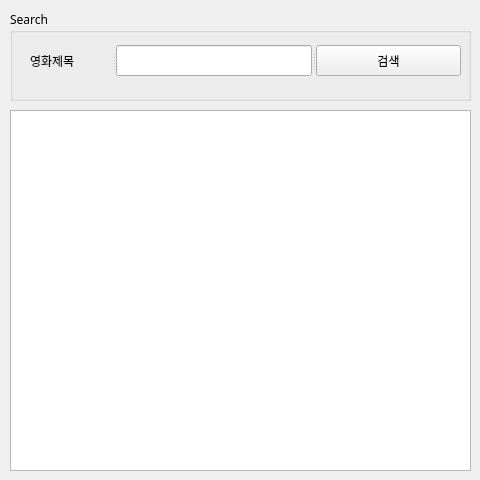
<?xml version="1.0" encoding="UTF-8"?>
<ui version="4.0">
 <class>Form</class>
 <widget class="QWidget" name="Form">
  <property name="geometry">
   <rect>
    <x>0</x>
    <y>0</y>
    <width>480</width>
    <height>480</height>
   </rect>
  </property>
  <property name="sizePolicy">
   <sizepolicy hsizetype="Fixed" vsizetype="Fixed">
    <horstretch>0</horstretch>
    <verstretch>0</verstretch>
   </sizepolicy>
  </property>
  <property name="font">
   <font>
    <family>MaruBuri</family>
   </font>
  </property>
  <property name="windowTitle">
   <string>네이버뉴스 검색</string>
  </property>
  <property name="windowIcon">
   <iconset>
    <normaloff>naver_icon.png</normaloff>naver_icon.png</iconset>
  </property>
  <widget class="QGroupBox" name="groupBox">
   <property name="geometry">
    <rect>
     <x>10</x>
     <y>10</y>
     <width>461</width>
     <height>91</height>
    </rect>
   </property>
   <property name="title">
    <string>Search</string>
   </property>
   <widget class="QSplitter" name="splitter">
    <property name="geometry">
     <rect>
      <x>20</x>
      <y>35</y>
      <width>431</width>
      <height>31</height>
     </rect>
    </property>
    <property name="orientation">
     <enum>Qt::Horizontal</enum>
    </property>
    <widget class="QLabel" name="label">
     <property name="text">
      <string>영화제목</string>
     </property>
    </widget>
    <widget class="QLineEdit" name="txtSearch"/>
    <widget class="QPushButton" name="btnSearch">
     <property name="text">
      <string>검색</string>
     </property>
    </widget>
   </widget>
  </widget>
  <widget class="QTableWidget" name="tblResult">
   <property name="geometry">
    <rect>
     <x>10</x>
     <y>110</y>
     <width>461</width>
     <height>361</height>
    </rect>
   </property>
   <property name="selectionMode">
    <enum>QAbstractItemView::SingleSelection</enum>
   </property>
   <property name="columnCount">
    <number>0</number>
   </property>
  </widget>
 </widget>
 <resources/>
 <connections/>
</ui>
